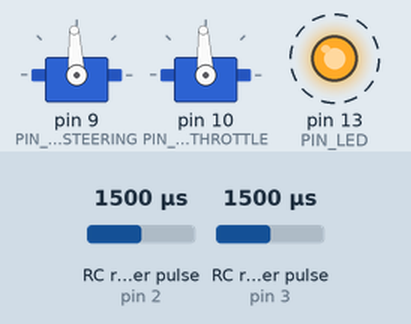
Bench run of a sketch on a simulated Arduino Uno, built with avr-gcc and run on an emulated ATmega328P. Parts: 2 × servo, output pins drawn as LEDs (lit = HIGH). Wiring (inferred from the names in the program): 2 × RC receiver channel: data pin 2 / data pin 3. Dashed ring = blinking. The test bench sets the inputs (shaded band); at power-on: RC receiver pulse (sensors on pin 2, pin 3) 1500 µs. The ROS host is connected and sends only what is stated.

Above: at 0.94 s.
1.3 s: RC receiver pulse (sensor on pin 2) set to 1020 µs
At 3.4 s:
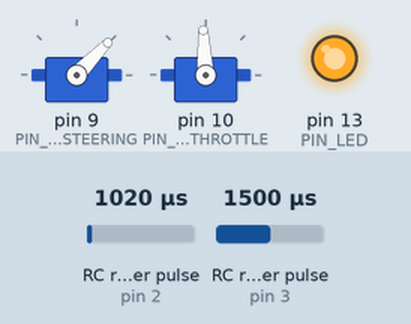
4.3 s: RC receiver pulse (sensor on pin 3) set to 1250 µs
At 5.2 s:
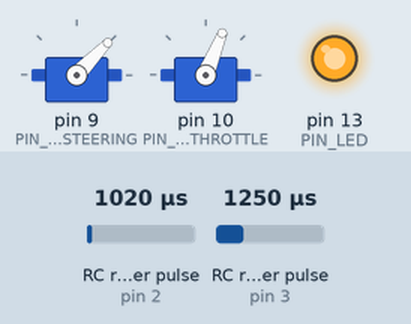
7.3 s: RC receiver pulse (sensor on pin 3) set to 1020 µs
At 8.8 s:
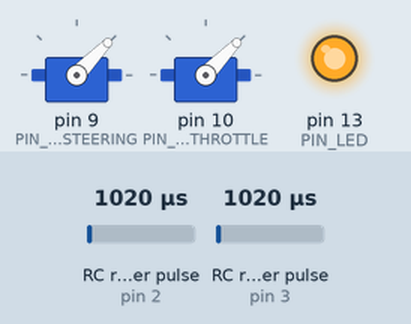
10.3 s: RC receiver pulse (sensor on pin 2) set to 1250 µs
At 11.1 s:
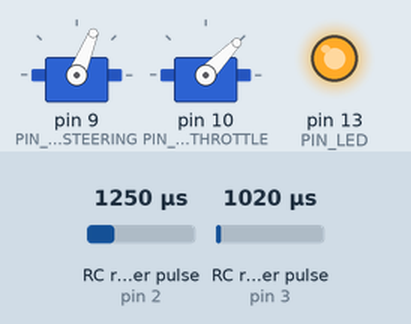
11.8 s: RC receiver pulse (sensor on pin 2) set to 1500 µs
14.8 s: RC receiver pulse (sensor on pin 3) set to 1750 µs
Timing chart, 0 to 18.8 s (numbered marks = the images above; inputs shaded):
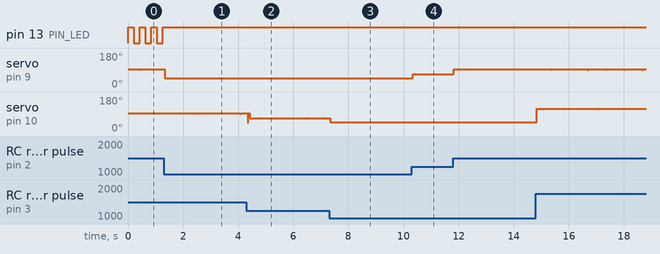

The sketch:

steering_testing_node.ino
```cpp
/*
   Raceing car steering
   - receives commands from the '/racer/commands' topic from ROS through serial port
   - translates steering commands into servo control
   - the throttle is taken just from the RC controller

   Please make sure you have installed the `ros_lib` library for running ROS node on an Arduino with the
   `ros-kinetic-angles` package installed (so the `geometry_msgs/Twist.h` header file is available).
*/

#include <ros.h>
#include <geometry_msgs/Twist.h>
#include <Servo.h>

#include "./utils.h"
#include "./driving_logic.h"

#define PIN_OUTPUT_THROTTLE 10
#define PIN_OUTPUT_STEERING 9

#define PIN_LED 13

#define DRIVING_TOPIC "/racer/commands"

int blinking_counter = 0;

ros::NodeHandle node_handle;
geometry_msgs::Twist manual_driving_msg;

ros::Subscriber<geometry_msgs::Twist> driving(DRIVING_TOPIC, &drive_callback);
ros::Publisher manual_driving(DRIVING_TOPIC, &manual_driving_msg);

Servo servo_steering;
Servo servo_throttle;

void setup() {
  node_handle.initNode();
  node_handle.advertise(manual_driving);
  node_handle.subscribe(driving);

  attach_rc_input_interrupts();
  init_driving_logic();

  servo_steering.attach(PIN_OUTPUT_STEERING);
  servo_throttle.attach(PIN_OUTPUT_THROTTLE);

  pinMode(PIN_LED, OUTPUT);
  digitalWrite(PIN_LED, LOW);
}

void loop() {
  node_handle.spinOnce();

  int steering_pwm, throttle_pwm;
  select_inputs(&steering_pwm, &throttle_pwm);

  servo_steering.writeMicroseconds(steering_pwm);

  if (!reverse && throttle_pwm < (int)THROTTLE_NONE_PWM - (int)PWM_OFF_CENTER_TOLERANCE) {
    // switching into reverse is a bit more complicated than just setting PWM between THROTTLE_REVERSE_PWM and THROTTLE_NONE_PWM
    // the PWM has to be set to THROTTLE_REVERSE_PWM for a while, then return back to THROTTLE_NONE_PWM and then go to the `autonomous_throttle` value
    // this will dealy the algorithm a bit and it will
    servo_throttle.writeMicroseconds(THROTTLE_REVERSE_PWM);
    delay(1 * DUTY_CYCLE_MS);
    servo_throttle.writeMicroseconds(THROTTLE_NONE_PWM);
    delay(3 * DUTY_CYCLE_MS); // 3 was the minimum constant which worked for me
  }

  servo_throttle.writeMicroseconds(throttle_pwm);
  reverse = throttle_pwm < (int)THROTTLE_NONE_PWM - (int)PWM_OFF_CENTER_TOLERANCE;

  if (!autonomous_mode) {
    // translate the RC controller inputs into steering commands
    manual_driving_msg.linear.x = fmap(throttle_pwm, THROTTLE_REVERSE_PWM, THROTTLE_FULL_PWM, -1.0, 1.0);
    manual_driving_msg.angular.z = -1 * fmap(steering_pwm, STEERING_LEFT_PWM, STEERING_RIGHT_PWM, -1.0, 1.0);
    manual_driving.publish(&manual_driving_msg);
  } else {
    if (blinking_counter % 10 == 0) {
      digitalWrite(PIN_LED, blinking_counter % 20 == 0 ? HIGH : LOW);
    }

    ++blinking_counter;
  }

  delay(DUTY_CYCLE_MS);
}
```

driving_logic.h
```cpp
#pragma once

#include <ros.h>
#include <geometry_msgs/Twist.h>

#include "./utils.h"
#include "./rc_input.h"

bool reverse;
bool autonomous_mode;
bool has_autonomous_steering_data;
int autonomous_steering_angle;

void init_driving_logic() {
  autonomous_mode = true;
  has_autonomous_steering_data = false;
  reverse = false;
  autonomous_steering_angle = STEERING_CENTER_PWM;
}

void drive_callback(const geometry_msgs::Twist& twist_msg) {
  has_autonomous_steering_data = true;
  autonomous_steering_angle = fmap(twist_msg.angular.z, -1.0, 1.0, STEERING_RIGHT_PWM, STEERING_LEFT_PWM);
}

void select_inputs(int* steering_pwm, int* throttle_pwm) {
  *steering_pwm = rc_input[STEERING];
  *throttle_pwm = rc_input[THROTTLE];

  if (autonomous_mode) {
    if (abs((int)rc_input[STEERING] - (int)STEERING_CENTER_PWM) > (int)PWM_OFF_CENTER_TOLERANCE) {
      autonomous_mode = false;
    } else if (has_autonomous_steering_data) {
      *steering_pwm = autonomous_steering_angle;
    }
  }
}
```

rc_input.h
```cpp
#pragma once

/*
 * Code was inspired by https://github.com/xkam1x/Arduino-PWM-Reader/blob/master/PWM.cpp
 * - I modified the library code because it allocated too much memory (the state for 20 pins, I need just 2)
 */

#define STEERING 0
#define THROTTLE 1

unsigned long rc_input_time[2];
unsigned int rc_input[2];
bool rc_input_state[2];

int pins[2];

void rc_input_changed(int input) {
  unsigned long now = micros();
  bool state_now = digitalRead(pins[input]);
  if (state_now != rc_input_state[input]) {
    if (state_now == HIGH) {
      // start the stopwatch when the voltage is HIGH
      rc_input_time[input] = now;
    } else {
      // when the voltage drops to LOW, measure how long it was HIGH
      // => that's the width of the PWM pulse
      rc_input[input] = (unsigned int)(now - rc_input_time[input]);
    }

    rc_input_state[input] = state_now;
  }
}

void rc_input_steering_changed() {
  rc_input_changed(STEERING);
}

void rc_input_throttle_changed() {
  rc_input_changed(THROTTLE);
}

#define PIN_RC_INPUT_THROTTLE 3
#define PIN_RC_INPUT_STEERING 2

void attach_rc_input_interrupts() {
  pins[STEERING] = PIN_RC_INPUT_STEERING;
  pins[THROTTLE] = PIN_RC_INPUT_THROTTLE;

  pinMode(PIN_RC_INPUT_STEERING, INPUT);
  pinMode(PIN_RC_INPUT_THROTTLE, INPUT);

  // read the initial state
  rc_input_state[STEERING] = digitalRead(pins[STEERING]);
  rc_input_state[THROTTLE] = digitalRead(pins[THROTTLE]);

  rc_input[STEERING] = STEERING_CENTER_PWM;
  rc_input[THROTTLE] = THROTTLE_NONE_PWM;

  attachInterrupt(digitalPinToInterrupt(PIN_RC_INPUT_STEERING), rc_input_steering_changed, CHANGE);
  attachInterrupt(digitalPinToInterrupt(PIN_RC_INPUT_THROTTLE), rc_input_throttle_changed, CHANGE);
}

void detach_rc_input_interrupts() {
  detachInterrupt(digitalPinToInterrupt(PIN_RC_INPUT_STEERING));
  detachInterrupt(digitalPinToInterrupt(PIN_RC_INPUT_THROTTLE));
}
```

utils.h
```cpp
#pragma once

#define DUTY_CYCLE_MS 20

#define STEERING_LEFT_PWM 1200
#define STEERING_CENTER_PWM 1500
#define STEERING_RIGHT_PWM 1800

#define THROTTLE_REVERSE_PWM 1000
#define THROTTLE_NONE_PWM 1500
#define THROTTLE_FULL_PWM 2000

#define PWM_OFF_CENTER_TOLERANCE 100

double fmap(double value, double in_min, double in_max, double out_min, double out_max) {
  value = constrain(value, in_min, in_max);
  return (value - in_min) * (out_max - out_min) / (in_max - in_min) + out_min;
}
```

Measured:
- after the input at 1.3 s, pin 13 (PIN_LED): stops changing and stays HIGH
- after the input at 4.3 s, servo on pin 9 (PIN_OUTPUT_STEERING): 46° → 47° after 0.80 s, → 46° 0.02 s later
- after the input at 10.3 s, servo on pin 10 (PIN_OUTPUT_THROTTLE): stays 46° (without the input it goes to 47° after 1.5 s)
- by itself, pin 13 (PIN_LED): alternates HIGH for 0.21 s and LOW for 0.21 s
